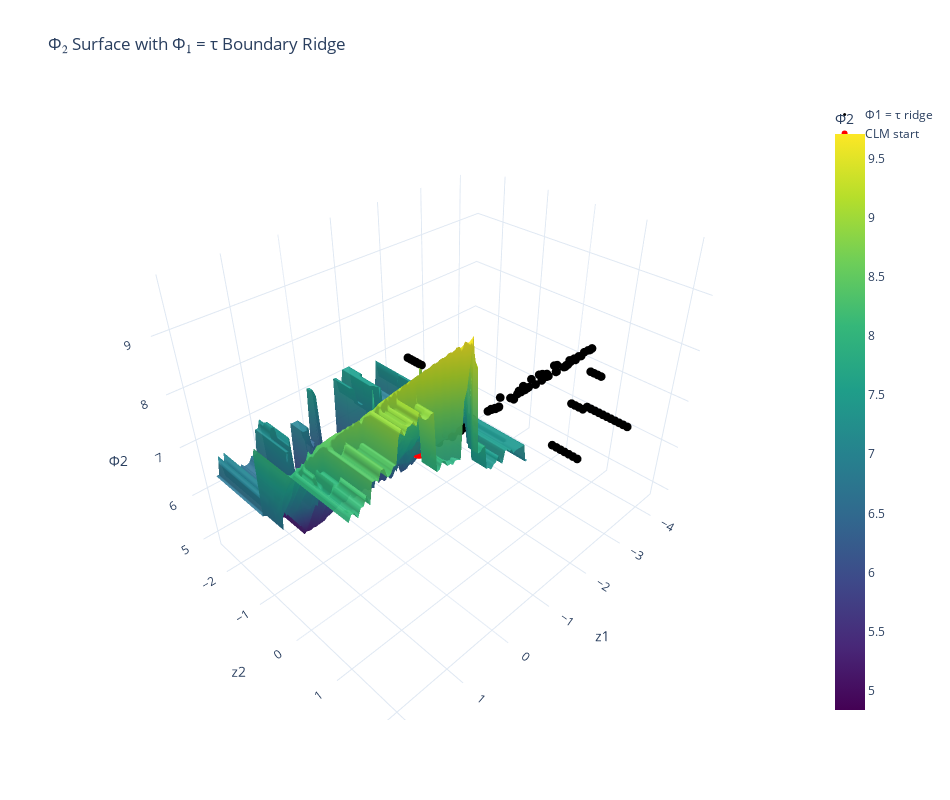

Here is the notebook cell this chart was saved with:
### Code cell
# --- 3D view: Φ2 surface with Φ1 = τ ridge drawn on the surface ---
import numpy as np
import plotly.graph_objects as go

# Surface of Φ2
fig3D = go.Figure()
fig3D.add_trace(go.Surface(
    x=Xg/np.std(Xg), y=Yg/np.std(Yg), z=Phi2g,
    colorscale='Viridis',
    colorbar=dict(title="Φ2"),
    opacity=0.95,
    name="Φ2 surface"
))

# Boundary ridge points where |Φ1 - τ| is small (thin band)
phi1_min, phi1_max = float(np.nanmin(Phi1g)), float(np.nanmax(Phi1g))
tau = float(np.clip(Phi1_tau, phi1_min, phi1_max))
band = 0.005 * max(1.0, phi1_max - phi1_min)  # ~0.5% band; widen if sparse
ridge_mask = np.abs(Phi1g - tau) <= band

xb = Xg[ridge_mask].ravel()
yb = Yg[ridge_mask].ravel()
zb = Phi2g[ridge_mask].ravel()

fig3D.add_trace(go.Scatter3d(
    x=xb/np.std(xb), y=yb/np.std(yb), z=zb,
    mode='markers',
    marker=dict(size=3, color='black'),
    name="Φ1 = τ ridge"
))

# Mark CLM start on the Φ2 surface (nearest grid point)
ix = int(np.argmin(np.abs(Xg[0, :] - z1_0)))
iy = int(np.argmin(np.abs(Yg[:, 0] - z2_0)))
z_start_phi2 = float(Phi2g[iy, ix])

fig3D.add_trace(go.Scatter3d(
    x=[z1_0], y=[z2_0], z=[z_start_phi2],
    mode='markers+text',
    marker=dict(size=6, color='red'),
    text=["CLM start"], textposition='top center',
    name="CLM start"
))

fig3D.update_layout(
    title="Φ₂ Surface with Φ₁ = τ Boundary Ridge",
    scene=dict(
        xaxis_title="z1", yaxis_title="z2", zaxis_title="Φ2",
        aspectmode='data'
    ),
    template="plotly_white",
    width=950, height=800
)

fig3D.show()

### Figure 1 — Plotly figure (JSON) as saved in the notebook; plotly's stock layout.template omitted (floating-point values rounded to 4 significant figures; data arrays with more than 128 entries replaced by an {"elided": "..."} marker saying what was removed)
{"data": [{"colorbar": {"title": {"text": "Φ2"}}, "colorscale": [[0, "#440154"], [0.1111, "#482878"], [0.2222, "#3e4989"], [0.3333, "#31688e"], [0.4444, "#26828e"], [0.5556, "#1f9e89"], [0.6667, "#35b779"], [0.7778, "#6ece58"], [0.8889, "#b5de2b"], [1, "#fde725"]], "name": "Φ2 surface", "opacity": 0.95, "type": "surface", "x": {"elided": "70x70 float values"}, "y": {"elided": "70x70 float values"}, "z": {"elided": "70x70 float values"}}, {"marker": {"color": "black", "size": 3}, "mode": "markers", "name": "Φ1 = τ ridge", "type": "scatter3d", "x": [-2.432, -2.432, -2.432, -2.432, -2.432, -2.432, -1.306, -2.057, -1.306, -2.057, -1.494, -1.306, -2.057, -1.494, -1.306, -1.494, -1.118, -2.62, -1.494, -1.118, -3.746, -3.183, -1.306, -1.118, -0.9304, -3.934, -1.306, -1.118, -1.118, -4.122, -3.934, -2.62, -4.122, -3.934, -3.371, -3.183, -2.62, -2.432, -1.306, -1.118, -0.9304, -0.3672, -4.309, -3.746, -2.62, -2.244, -1.869, -1.681, -1.118, -4.309, -3.934, -3.371, -2.808, -2.62, -1.681, -4.309, -3.558, -2.995, -1.681, -4.122, -1.681, -1.494, -4.122, -3.746, -1.494, -4.122, -3.558, -3.371, -1.494, -4.122, -3.183, -4.122, -2.62, -2.244, -1.681, -1.494, -2.432, -2.057, -1.869, -1.681, -2.808, -2.808, -2.808, -2.808, -2.808, -2.808, -2.808, -2.808, -2.808, -1.494, -2.808, -1.494, -2.808, -1.494, -2.808, -1.494, -2.808, -1.494, -2.808, -1.494, -2.808, -1.494], "y": [-2.497, -2.42, -2.343, -2.267, -2.19, -2.113, -0.6537, -0.5769, -0.5769, -0.5001, -0.5001, -0.5001, -0.4233, -0.4233, -0.4233, -0.3465, -0.3465, -0.2697, -0.2697, -0.2697, -0.1161, -0.1161, -0.1161, -0.1161, -0.1161, -0.03931, -0.03931, -0.03931, 0.03749, 0.1143, 0.1143, 0.1143, 0.1911, 0.1911, 0.1911, 0.1911, 0.1911, 0.1911, 0.1911, 0.1911, 0.1911, 0.1911, 0.2679, 0.2679, 0.2679, 0.2679, 0.2679, 0.2679, 0.2679, 0.3447, 0.3447, 0.3447, 0.3447, 0.3447, 0.3447, 0.4215, 0.4215, 0.4215, 0.4215, 0.4983, 0.4983, 0.4983, 0.5751, 0.5751, 0.5751, 0.6519, 0.6519, 0.6519, 0.6519, 0.7287, 0.7287, 0.8055, 0.8823, 0.8823, 0.8823, 0.8823, 0.9591, 0.9591, 0.9591, 0.9591, 1.113, 1.19, 1.266, 1.343, 1.42, 1.497, 1.574, 1.65, 1.727, 1.727, 1.804, 1.804, 1.881, 1.881, 1.958, 1.958, 2.034, 2.034, 2.111, 2.111, 2.188, 2.188], "z": [6.689, 6.689, 6.689, 6.689, 6.689, 6.689, 6.253, 6.318, 6.332, 6.397, 6.409, 6.411, 6.477, 6.487, 6.49, 6.564, 6.572, 6.736, 6.636, 6.642, 6.796, 6.745, 6.761, 6.768, 6.727, 6.798, 6.83, 6.851, 6.897, 6.995, 6.965, 6.997, 7.099, 7.051, 7.06, 7.054, 7.074, 7.013, 7.052, 7.034, 7.014, 6.99, 7.189, 7.123, 7.153, 7.167, 7.132, 7.176, 7.139, 7.261, 7.219, 7.216, 7.212, 7.245, 7.247, 7.333, 7.307, 7.32, 7.304, 7.411, 7.381, 7.429, 6.987, 7.479, 7.485, 6.987, 7.585, 7.594, 7.54, 6.987, 7.701, 6.987, 7.921, 7.92, 7.868, 7.83, 8.028, 8.027, 8.031, 7.993, 7.191, 7.191, 7.191, 7.191, 7.275, 7.275, 7.275, 7.275, 7.275, 7.382, 7.275, 7.382, 7.275, 7.382, 7.275, 7.382, 7.275, 7.382, 7.275, 7.382, 7.275, 7.382]}, {"marker": {"color": "red", "size": 6}, "mode": "markers+text", "name": "CLM start", "text": ["CLM start"], "textposition": "top center", "type": "scatter3d", "x": [-0.3371], "y": [0.03642], "z": [6.99]}], "layout": {"height": 800, "scene": {"aspectmode": "data", "xaxis": {"title": {"text": "z1"}}, "yaxis": {"title": {"text": "z2"}}, "zaxis": {"title": {"text": "Φ2"}}}, "title": {"text": "Φ₂ Surface with Φ₁ = τ Boundary Ridge"}, "width": 950}}
